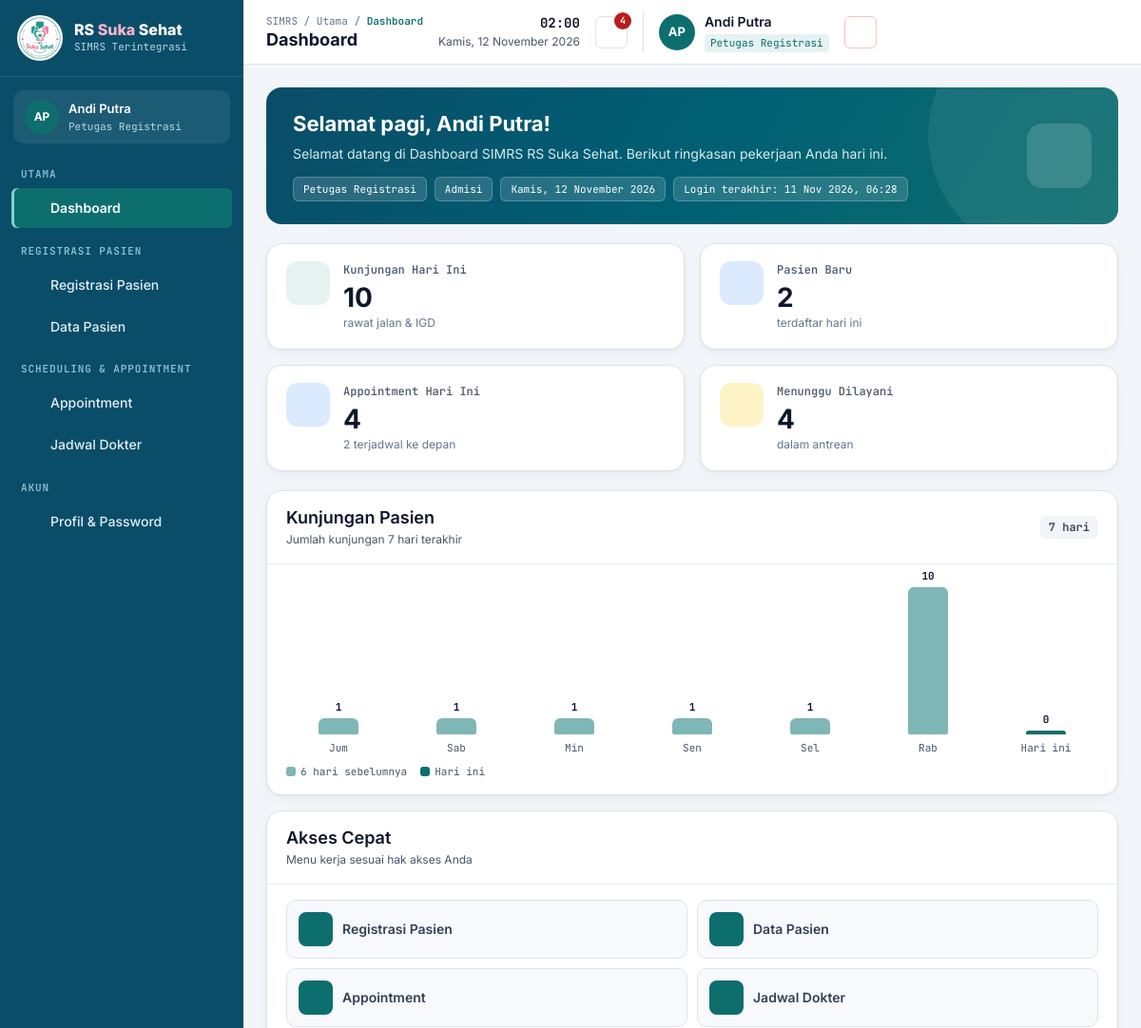
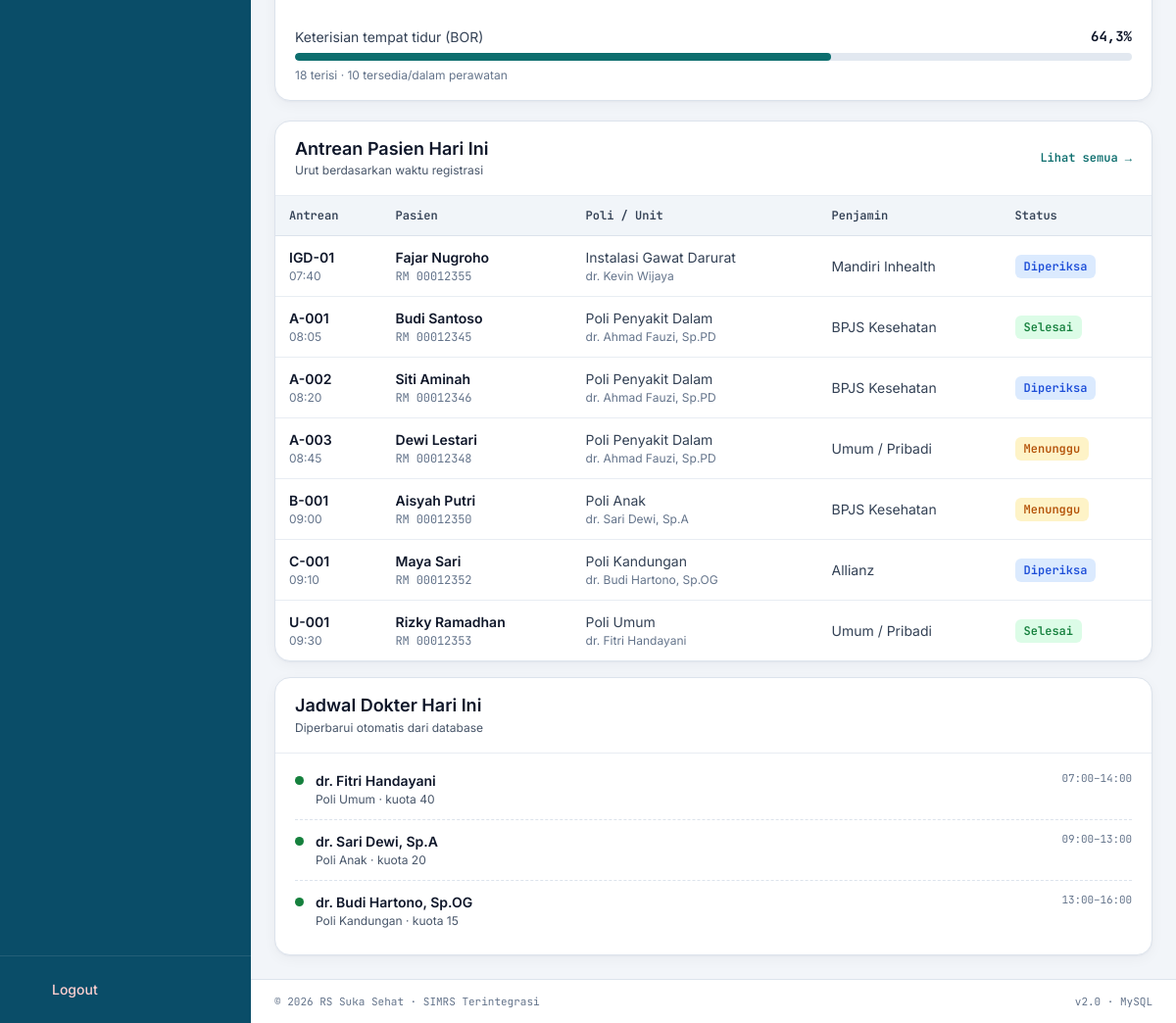
/portal.php (signed in), run on the app's committed database (2 pictures, top to bottom).
### tables this page shows
CREATE TABLE `patients` (
  `id`               INT AUTO_INCREMENT PRIMARY KEY,
  `mrn`              VARCHAR(20) NOT NULL UNIQUE COMMENT 'Nomor rekam medis',
  `nik`              VARCHAR(16) NULL UNIQUE,
  `name`             VARCHAR(120) NOT NULL,
  `gender`           ENUM('L','P') NOT NULL,
  `birth_place`      VARCHAR(60) NULL,
  `birth_date`       DATE NOT NULL,
  `blood_type`       VARCHAR(3) NULL,
  `address`          VARCHAR(255) NULL,
  `phone`            VARCHAR(20) NULL,
  `allergies`        VARCHAR(255) NULL,
  `insurer_id`       INT NULL,
  `insurance_number` VARCHAR(30) NULL,
  `created_at`       DATETIME NOT NULL DEFAULT CURRENT_TIMESTAMP,
  FOREIGN KEY (`insurer_id`) REFERENCES `insurers`(`id`) ON DELETE SET NULL
);

CREATE TABLE `visits` (
  `id`         INT AUTO_INCREMENT PRIMARY KEY,
  `visit_no`   VARCHAR(30) NOT NULL UNIQUE,
  `patient_id` INT NOT NULL,
  `visit_type` ENUM('rawat_jalan','rawat_inap','igd') NOT NULL,
  `poli_id`    INT NULL,
  `doctor_id`  INT NULL,
  `insurer_id` INT NULL,
  `queue_no`   VARCHAR(10) NULL,
  `visit_date` DATETIME NOT NULL,
  `complaint`  VARCHAR(255) NULL,
  `status`     ENUM('menunggu','dipanggil','diperiksa','selesai','dirawat','batal') NOT NULL DEFAULT 'menunggu',
  `created_by` INT NULL,
  INDEX (`visit_date`),
  FOREIGN KEY (`patient_id`) REFERENCES `patients`(`id`),
  FOREIGN KEY (`poli_id`) REFERENCES `poli`(`id`) ON DELETE SET NULL,
  FOREIGN KEY (`doctor_id`) REFERENCES `doctors`(`id`) ON DELETE SET NULL,
  FOREIGN KEY (`insurer_id`) REFERENCES `insurers`(`id`) ON DELETE SET NULL,
  FOREIGN KEY (`created_by`) REFERENCES `users`(`id`) ON DELETE SET NULL
);

### config/database.php (called while the page is built, shortened)
<?php
function db(): PDO
{
    static $pdo = null;
    if ($pdo === null) {
        $dsn = 'mysql:host=' . DB_HOST . ';port=' . DB_PORT . ';dbname=' . DB_NAME . ';charset=utf8mb4';
        $pdo = new PDO($dsn, DB_USER, DB_PASS, [
            PDO::ATTR_ERRMODE            => PDO::ERRMODE_EXCEPTION,
            PDO::ATTR_DEFAULT_FETCH_MODE => PDO::FETCH_ASSOC,
            PDO::ATTR_EMULATE_PREPARES   => false,
        ]);
    }
    return $pdo;
}

### pages/dashboard.php (the view, shortened to what this page needs)
<?php
$u    = $user;
$role = $u['role'];
function last7(string $table, string $dateCol, string $where = '1=1', array $p = [], string $agg = 'COUNT(*)'): array
{
    $rows = q_all("SELECT DATE($dateCol) d, $agg v FROM $table WHERE $where AND $dateCol >= CURDATE() - INTERVAL 6 DAY GROUP BY DATE($dateCol)", $p);
    $map  = [];
    foreach ($rows as $r) $map[$r['d']] = (float)$r['v'];
    $hari = ['Min','Sen','Sel','Rab','Kam','Jum','Sab'];
    $out  = [];
    for ($i = 6; $i >= 0; $i--) {
        $d = date('Y-m-d', strtotime("-$i day"));
        $out[] = [$i === 0 ? 'Hari ini' : $hari[(int)date('w', strtotime($d))], $map[$d] ?? 0];
    }
    return $out;
}
function kpi(string $label, $value, string $hint, string $icon, string $tone = ''): array { return compact('label', 'value', 'hint', 'icon', 'tone'); }
function patient_cell(array $r): string { return '<span class="strong">' . e($r['name']) . '</span><small class="mono">RM ' . e($r['mrn']) . '</small>'; }
$bedsTotal = (int)q_val('SELECT COUNT(*) FROM beds');
$bedsUsed  = (int)q_val("SELECT COUNT(*) FROM beds WHERE status='terisi'");
$bor       = $bedsTotal ? $bedsUsed / $bedsTotal * 100 : 0;
$D = ['kpis' => [], 'chart' => [], 'table' => [], 'info' => []];
switch ($role) {
case 'petugas_registrasi':
    $D['kpis'] = [
        kpi('Kunjungan Hari Ini', q_val('SELECT COUNT(*) FROM visits WHERE DATE(visit_date)=CURDATE()'), 'rawat jalan & IGD', 'users'),
        kpi('Pasien Baru', q_val('SELECT COUNT(*) FROM patients WHERE DATE(created_at)=CURDATE()'), 'terdaftar hari ini', 'user-plus', 'info'),
        kpi('Appointment Hari Ini', q_val('SELECT COUNT(*) FROM appointments WHERE appointment_date=CURDATE()'), q_val("SELECT COUNT(*) FROM appointments WHERE appointment_date>CURDATE() AND status='terjadwal'") . ' terjadwal ke depan', 'calendar', 'purple'),
        kpi('Menunggu Dilayani', q_val("SELECT COUNT(*) FROM visits WHERE DATE(visit_date)=CURDATE() AND status='menunggu'"), 'dalam antrean', 'clock', 'warning'),
    ];
    $D['chart'] = ['Kunjungan Pasien', 'Jumlah kunjungan 7 hari terakhir', last7('visits', 'visit_date')];
    $D['table'] = ['Antrean Pasien Hari Ini', 'Urut berdasarkan waktu registrasi', 'pasien', ['Antrean', 'Pasien', 'Poli / Unit', 'Penjamin', 'Status'], array_map(fn($r) => [
        '<span class="strong">' . e($r['queue_no']) . '</span><small>' . substr($r['visit_date'], 11, 5) . '</small>', patient_cell($r), e($r['poli']) . '<small>' . e($r['doctor']) . '</small>', e($r['insurer']), status_badge($r['status'])
    ], q_all("SELECT v.*, p.name, p.mrn, po.name poli, d.name doctor, i.name insurer FROM visits v JOIN patients p ON p.id=v.patient_id
              LEFT JOIN poli po ON po.id=v.poli_id LEFT JOIN doctors d ON d.id=v.doctor_id LEFT JOIN insurers i ON i.id=v.insurer_id
              WHERE DATE(v.visit_date)=CURDATE() ORDER BY v.visit_date LIMIT 7"))];
    $dow = (int)date('N');
    $D['info'] = ['Jadwal Dokter Hari Ini', array_map(fn($r) => ['', $r['name'], $r['poli'] . ' · kuota ' . $r['quota'], substr($r['start_time'], 0, 5) . '–' . substr($r['end_time'], 0, 5)],
        q_all('SELECT d.name, p.name poli, s.* FROM doctor_schedules s JOIN doctors d ON d.id=s.doctor_id JOIN poli p ON p.id=s.poli_id WHERE s.day_of_week=? ORDER BY s.start_time', [$dow]))];
    break;
}
$quick = array_values(array_filter(flat_menus($role), fn($m) => !in_array($m[0], ['dashboard', 'profil'], true)));
$quick = array_slice($quick, 0, 6);
$jam   = (int)date('G');
$salam = $jam < 11 ? 'Selamat pagi' : ($jam < 15 ? 'Selamat siang' : ($jam < 19 ? 'Selamat sore' : 'Selamat malam'));
$max   = max(1, max(array_map(fn($x) => $x[1], $D['chart'][2])));
$isMoney = $role === 'kasir';
layout_start('Dashboard', 'dashboard', 'Utama');
?>
<div class="content">
  <section class="welcome">
    <div>
      <h2><?= e($salam) ?>, <?= e($u['name']) ?>!</h2>
      <p>Selamat datang di Dashboard SIMRS RS Suka Sehat. Berikut ringkasan pekerjaan Anda hari ini.</p>
      <div class="chips">
        <span class="chip"><?= e($u['role_label']) ?></span>
        <?php if ($u['unit']): ?><span class="chip"><?= e($u['unit']) ?></span><?php endif; ?>
        <span class="chip"><?= e(tgl_panjang()) ?></span>
        <?php if ($u['last_login']): ?><span class="chip">Login terakhir: <?= e(tgl($u['last_login'], true)) ?></span><?php endif; ?>
      </div>
    </div>
    <div class="w-icon"><?= icon('hospital', 34) ?></div>
  </section>
  <section class="kpi-grid">
    <?php foreach ($D['kpis'] as $k): ?>
      <div class="card kpi">
        <div class="kpi-icon <?= e($k['tone']) ?>"><?= icon($k['icon'], 22) ?></div>
        <div>
          <div class="kpi-label"><?= e($k['label']) ?></div>
          <div class="kpi-value"><?= e($k['value']) ?></div>
          <div class="kpi-hint"><?= e($k['hint']) ?></div>
        </div>
      </div>
    <?php endforeach; ?>
  </section>
  <section class="grid grid-2 mb">
    <div class="card">
      <div class="card-head"><div><h3><?= e($D['chart'][0]) ?></h3><p><?= e($D['chart'][1]) ?></p></div><span class="badge">7 hari</span></div>
      <div class="chart">
        <?php foreach ($D['chart'][2] as $i => [$lbl, $val]): ?>
          <div class="bar-col">
            <div class="bar <?= $i === 6 ? 'today' : '' ?>" style="height:<?= max(2, round($val / $max * 100)) ?>%"><span><?= $isMoney ? e(short_num($val)) : e(angka($val)) ?></span></div>
            <div class="bar-label"><?= e($lbl) ?></div>
          </div>
        <?php endforeach; ?>
      </div>
      <div class="legend"><span><i></i>6 hari sebelumnya</span><span><i class="pink"></i>Hari ini</span></div>
    </div>
    <div class="card">
      <div class="card-head"><div><h3>Akses Cepat</h3><p>Menu kerja sesuai hak akses Anda</p></div></div>
      <div class="quick-grid">
        <?php foreach ($quick as $m): ?>
          <a class="quick" href="portal.php?page=<?= urlencode($m[0]) ?>"><span class="q-icon"><?= icon($m[2]) ?></span><?= e($m[1]) ?></a>
        <?php endforeach; ?>
      </div>
      <div class="card-body" style="padding-top:0">
        <div class="stat-row"><span>Keterisian tempat tidur (BOR)</span><b><?= angka($bor, 1) ?>%</b></div>
        <div class="progress"><div style="width:<?= min(100, round($bor)) ?>%"></div></div>
        <div class="kpi-hint" style="margin-top:6px"><?= $bedsUsed ?> terisi · <?= $bedsTotal - $bedsUsed ?> tersedia/dalam perawatan</div>
      </div>
    </div>
  </section>
  <section class="grid grid-2">
    <div class="card">
      <?php [$tTitle, $tSub, $tLink, $tCols, $tRows] = $D['table']; ?>
      <div class="card-head">
        <div><h3><?= e($tTitle) ?></h3><p><?= e($tSub) ?></p></div>
        <?php if (isset(flat_menus($role)[$tLink])): ?><a class="link" href="portal.php?page=<?= urlencode($tLink) ?>">Lihat semua →</a><?php endif; ?>
      </div>
      <div class="table-wrap">
        <table class="table">
          <thead><tr><?php foreach ($tCols as $c): ?><th><?= e($c) ?></th><?php endforeach; ?></tr></thead>
          <tbody>
            <?php foreach ($tRows as $row): ?><tr><?php foreach ($row as $cell): ?><td><?= $cell ?></td><?php endforeach; ?></tr><?php endforeach; ?>
          </tbody>
        </table>
      </div>
    </div>
    <div class="card">
      <div class="card-head"><div><h3><?= e($D['info'][0]) ?></h3><p>Diperbarui otomatis dari database</p></div></div>
      <ul class="list">
        <?php foreach ($D['info'][1] as [$tone, $title, $sub, $time]): ?>
          <li><span class="l-dot <?= e($tone) ?>"></span><div class="l-main"><b><?= e($title) ?></b><span><?= e($sub) ?></span></div><?php if ($time !== ''): ?><time><?= e($time) ?></time><?php endif; ?></li>
        <?php endforeach; ?>
      </ul>
    </div>
  </section>
</div>
<?php layout_end();

### includes/layout.php (shortened to what this page needs)
<?php
function notif_count(string $role): int
{
    try {
        switch ($role) {
            case 'petugas_registrasi': return (int)q_val("SELECT COUNT(*) FROM visits WHERE DATE(visit_date)=CURDATE() AND status='menunggu'");
        }
    } catch (Throwable $e) { return 0; }
}
function layout_start(string $title, string $activeKey, string $section = ''): void
{
    $u     = current_user();
    $menus = role_menus($u['role']);
    $notif = notif_count($u['role']);
    ?>
<!doctype html>
<html lang="id">
<head>
<link rel="stylesheet" href="assets/simrs.css">
</head>
<body>
<div class="app">
  <aside class="sidebar" id="sidebar">
    <div class="sb-brand">
      <img src="assets/logo.png" alt="Logo">
      <div><strong>RS <span>Suka</span> Sehat</strong><small>SIMRS Terintegrasi</small></div>
    </div>
    <div class="sb-user">
      <div class="avatar"><?= e(initials($u['name'])) ?></div>
      <div><b title="<?= e($u['name']) ?>"><?= e($u['name']) ?></b><small><?= e($u['role_label']) ?></small></div>
    </div>
    <nav class="sb-nav">
      <?php foreach ($menus as [$sec, $items]): ?>
        <div class="sb-section"><?= e($sec) ?></div>
        <?php foreach ($items as $it): ?>
          <a class="sb-link <?= $it[0] === $activeKey ? 'active' : '' ?>" href="portal.php?page=<?= urlencode($it[0]) ?>"><?= icon($it[2]) ?><span><?= e($it[1]) ?></span></a>
        <?php endforeach; ?>
      <?php endforeach; ?>
    </nav>
    <div class="sb-foot"><a class="sb-link" href="logout.php" data-confirm="Anda akan keluar dari SIMRS. Lanjutkan?" data-confirm-title="Logout" data-confirm-ok="Logout"><?= icon('logout') ?><span>Logout</span></a></div>
  </aside>
  <div class="main">
    <header class="topbar">
      <div class="tb-title">
        <div class="breadcrumb">SIMRS<?= $section ? ' / ' . e($section) : '' ?> / <b><?= e($title) ?></b></div>
        <h1><?= e($title) ?></h1>
      </div>
      <div class="tb-date"><b id="clock"><?= date('H:i') ?></b><?= e(tgl_panjang()) ?></div>
      <a class="icon-btn tb-bell" href="portal.php?page=dashboard" title="Notifikasi"><?= icon('bell', 17) ?><?php if ($notif): ?><span class="dot"><?= $notif > 99 ? '99+' : $notif ?></span><?php endif; ?></a>
      <a class="tb-user" href="portal.php?page=profil">
        <div class="avatar"><?= e(initials($u['name'])) ?></div>
        <div><b><?= e($u['name']) ?></b><small><?= e($u['role_label']) ?></small></div>
      </a>
      <a class="icon-btn tb-logout" href="logout.php" title="Logout" data-confirm="Anda akan keluar dari SIMRS. Lanjutkan?" data-confirm-title="Logout" data-confirm-ok="Logout"><?= icon('logout', 17) ?></a>
    </header>
<?php
}
function layout_end(bool $footer = true): void
{
    ?>
    <?php if ($footer): ?><footer class="footer"><span>© <?= date('Y') ?> RS Suka Sehat · SIMRS Terintegrasi</span><span>v2.0 · MySQL</span></footer><?php endif; ?>
  </div>
</div>
</body>
</html>
<?php
}
function flashes(): void
{
    $items = take_flash();
    if (!$items) return;
}
function status_badge(string $s): string
{
    $map = [
        'success' => ['selesai','lunas','tervalidasi','diserahkan','disetujui','dibayar','aktif','tersedia','pulang','check_in','diberikan','normal','diterima','dikirim','final','hijau','masuk'],
        'warning' => ['menunggu','menunggu_validasi','menunggu_bacaan','menunggu_sampel','belum_bayar','cicilan','diajukan','menunggu_approval','terjadwal','baru','reschedule','dibersihkan','kuning','tinggi','rendah','draft','ditunda','penyesuaian'],
        'info'    => ['diperiksa','diproses','dirawat','diverifikasi','disiapkan','klaim','pemeriksaan','observasi','dipanggil','mutasi','retur','dirujuk','rawat_inap'],
        'danger'  => ['batal','dibatalkan','ditolak','nonaktif','merah','kritis','maintenance','cito','meninggal'],
    ];
    $cls = 'neutral';
    foreach ($map as $c => $list) if (in_array($s, $list, true)) { $cls = $c; break; }
    return '<span class="badge ' . $cls . '">' . e(ucwords(str_replace('_', ' ', $s))) . '</span>';
}

### data on the page
patients: name "Fajar Nugroho", mrn "00012355"
visits: status "Diperiksa"
patients: name "Budi Santoso", mrn "00012345"
visits: status "Selesai"
patients: name "Siti Aminah", mrn "00012346"
visits: status "Diperiksa"
patients: name "Dewi Lestari", mrn "00012348"
visits: status "Menunggu"
patients: name "Aisyah Putri", mrn "00012350"
visits: status "Menunggu"
patients: name "Maya Sari", mrn "00012352"
visits: status "Diperiksa"
patients: name "Rizky Ramadhan", mrn "00012353"
visits: status "Selesai"

### other printed values
initials($u['name']) "AP"
$u['name'] "Andi Putra"
$u['role_label'] "Petugas Registrasi"
$sec "UTAMA"
$it[1] "Dashboard"
$sec "REGISTRASI PASIEN"
$it[1] "Registrasi Pasien"
$it[1] "Data Pasien"
$sec "SCHEDULING & APPOINTMENT"
$it[1] "Appointment"
$it[1] "Jadwal Dokter"
$sec "AKUN"
$it[1] "Profil & Password"
$section "Utama"
$title "Dashboard"
